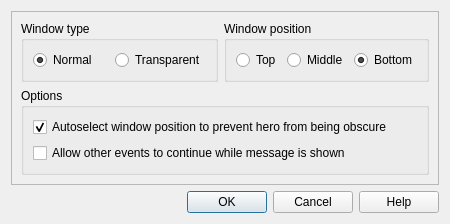
<?xml version="1.0" encoding="UTF-8"?>
<ui version="4.0">
 <class>MessageOptions</class>
 <widget class="QDialog" name="MessageOptions">
  <property name="windowModality">
   <enum>Qt::WindowModal</enum>
  </property>
  <property name="geometry">
   <rect>
    <x>0</x>
    <y>0</y>
    <width>450</width>
    <height>209</height>
   </rect>
  </property>
  <property name="sizePolicy">
   <sizepolicy hsizetype="Fixed" vsizetype="Fixed">
    <horstretch>0</horstretch>
    <verstretch>0</verstretch>
   </sizepolicy>
  </property>
  <property name="maximumSize">
   <size>
    <width>450</width>
    <height>209</height>
   </size>
  </property>
  <property name="windowTitle">
   <string>Message Options</string>
  </property>
  <property name="modal">
   <bool>true</bool>
  </property>
  <layout class="QVBoxLayout" name="verticalLayout">
   <item>
    <widget class="QFrame" name="frame">
     <property name="frameShape">
      <enum>QFrame::StyledPanel</enum>
     </property>
     <property name="frameShadow">
      <enum>QFrame::Raised</enum>
     </property>
     <layout class="QVBoxLayout" name="verticalLayout_2">
      <item>
       <layout class="QHBoxLayout" name="horizontalLayout">
        <item>
         <widget class="QGroupBox" name="groupBox">
          <property name="title">
           <string>Window type</string>
          </property>
          <layout class="QHBoxLayout" name="horizontalLayout_2">
           <item>
            <widget class="QRadioButton" name="type_normal">
             <property name="text">
              <string>Normal</string>
             </property>
             <property name="checked">
              <bool>true</bool>
             </property>
            </widget>
           </item>
           <item>
            <widget class="QRadioButton" name="type_transparent">
             <property name="text">
              <string>Transparent</string>
             </property>
            </widget>
           </item>
          </layout>
         </widget>
        </item>
        <item>
         <widget class="QGroupBox" name="groupBox_2">
          <property name="title">
           <string>Window position</string>
          </property>
          <layout class="QHBoxLayout" name="horizontalLayout_3">
           <item>
            <widget class="QRadioButton" name="position_top">
             <property name="text">
              <string>Top</string>
             </property>
             <property name="checked">
              <bool>false</bool>
             </property>
            </widget>
           </item>
           <item>
            <widget class="QRadioButton" name="position_mid">
             <property name="text">
              <string>Middle</string>
             </property>
            </widget>
           </item>
           <item>
            <widget class="QRadioButton" name="position_bot">
             <property name="text">
              <string>Bottom</string>
             </property>
             <property name="checked">
              <bool>true</bool>
             </property>
            </widget>
           </item>
          </layout>
         </widget>
        </item>
       </layout>
      </item>
      <item>
       <widget class="QGroupBox" name="groupBox_3">
        <property name="title">
         <string>Options</string>
        </property>
        <layout class="QVBoxLayout" name="verticalLayout_3">
         <item>
          <widget class="QCheckBox" name="option_autopos">
           <property name="text">
            <string>Autoselect window position to prevent hero from being obscure</string>
           </property>
           <property name="checked">
            <bool>true</bool>
           </property>
          </widget>
         </item>
         <item>
          <widget class="QCheckBox" name="option_parallel">
           <property name="text">
            <string>Allow other events to continue while message is shown</string>
           </property>
          </widget>
         </item>
        </layout>
       </widget>
      </item>
     </layout>
    </widget>
   </item>
   <item>
    <widget class="QDialogButtonBox" name="buttonBox">
     <property name="orientation">
      <enum>Qt::Horizontal</enum>
     </property>
     <property name="standardButtons">
      <set>QDialogButtonBox::Cancel|QDialogButtonBox::Help|QDialogButtonBox::Ok</set>
     </property>
     <property name="centerButtons">
      <bool>false</bool>
     </property>
    </widget>
   </item>
  </layout>
 </widget>
 <resources/>
 <connections>
  <connection>
   <sender>buttonBox</sender>
   <signal>accepted()</signal>
   <receiver>MessageOptions</receiver>
   <slot>accept()</slot>
   <hints>
    <hint type="sourcelabel">
     <x>248</x>
     <y>254</y>
    </hint>
    <hint type="destinationlabel">
     <x>157</x>
     <y>274</y>
    </hint>
   </hints>
  </connection>
  <connection>
   <sender>buttonBox</sender>
   <signal>rejected()</signal>
   <receiver>MessageOptions</receiver>
   <slot>reject()</slot>
   <hints>
    <hint type="sourcelabel">
     <x>316</x>
     <y>260</y>
    </hint>
    <hint type="destinationlabel">
     <x>286</x>
     <y>274</y>
    </hint>
   </hints>
  </connection>
  <connection>
   <sender>buttonBox</sender>
   <signal>helpRequested()</signal>
   <receiver>MessageOptions</receiver>
   <slot>helpRequest()</slot>
   <hints>
    <hint type="sourcelabel">
     <x>298</x>
     <y>204</y>
    </hint>
    <hint type="destinationlabel">
     <x>298</x>
     <y>113</y>
    </hint>
   </hints>
  </connection>
 </connections>
 <slots>
  <slot>helpRequest()</slot>
  <slot>textChanged()</slot>
 </slots>
</ui>
